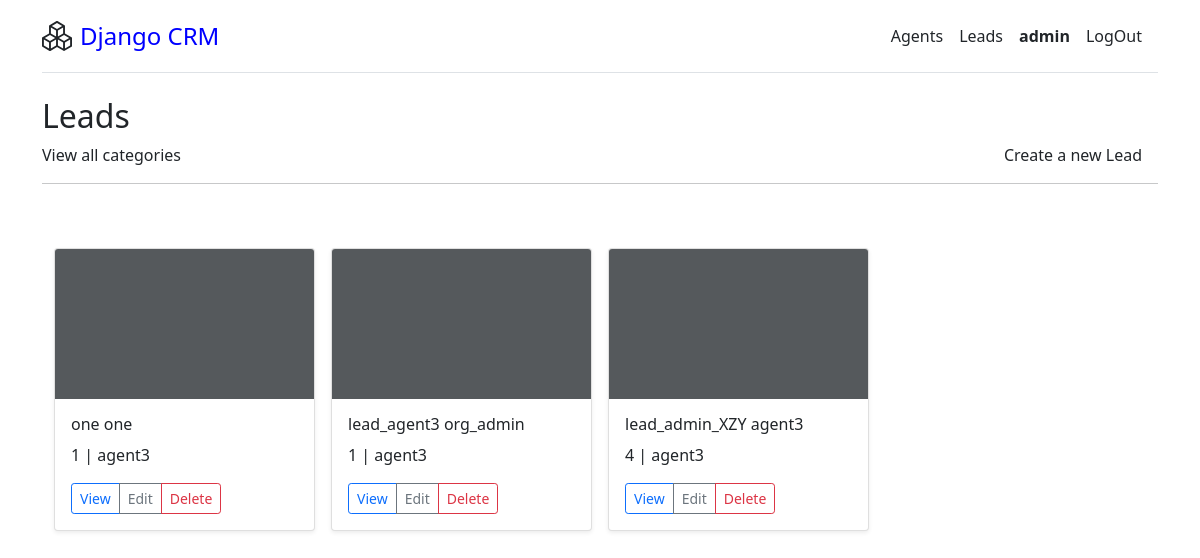
The app's page /leads/retrieve/ (signed in), older data.
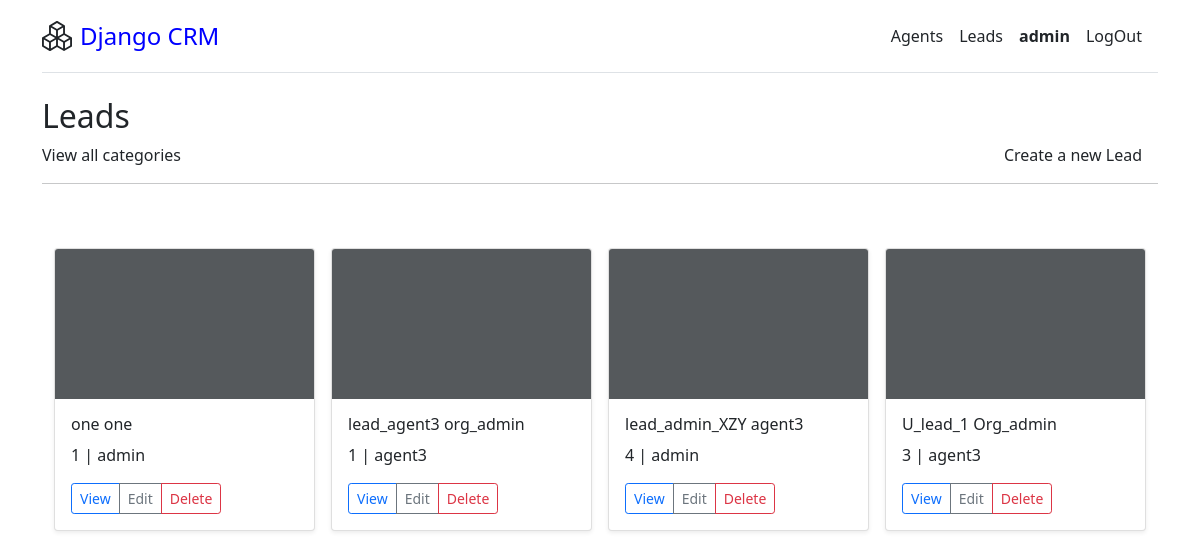
The same page, newer data.
### leads/models.py (models this page shows, shortened)
class Lead(models.Model):
    first_name = models.CharField(max_length=20)
    last_name = models.CharField(max_length=20)
    age = models.PositiveIntegerField()
    organization = models.ForeignKey(UserProfile, on_delete=models.CASCADE)
    agent = models.ForeignKey('Agent',null=True, blank=True, on_delete=models.SET_NULL)
    category = models.ForeignKey('Category', related_name='leads', null=True, blank=True, on_delete=models.SET_NULL)

class Agent(models.Model):
    user = models.OneToOneField(User, on_delete=models.CASCADE)
    organization = models.ForeignKey(UserProfile, on_delete=models.CASCADE)
    def __str__(self):
        return self.user.username

class User(AbstractUser):
    is_organizer = models.BooleanField(default=True)
    is_agent = models.BooleanField(default=False)

### leads/views.py (the view)
# urls.py: path('retrieve/', LeadListView.as_view(), name='retrieve'),
class LeadListView(LoginRequiredMixin, ListView):
    template_name = 'leads/retrieve.html'
    context_object_name = 'lead'
    def get_queryset(self):
        user = self.request.user
        if user.is_organizer:
            queryset = Lead.objects.filter(organization=user.userprofile, agent__isnull=False)
        else:
            queryset = Lead.objects.filter(organization=user.agent.organization, agent__isnull=False)
            queryset = queryset.filter(agent__user=user)
        return queryset

### templates/leads/retrieve.html (shortened to what this page needs)
{% extends 'base.html' %}
{% block content %}
    <div>
        <h2>Leads</h2>
        <div class="row">
            <div class="col-3">
                <a class="me-3 py-2 text-dark text-decoration-none h6" href="{% url 'leads:category_list' %}">View all categories</a>
            </div>
            {% if user.is_organizer %}
            <div class="col-9 text-end">
                <a class="me-3 py-2 text-dark text-decoration-none h6" href="{% url 'leads:create' %}">
                    Create a new Lead
                </a>
            </div>
            {% endif %}
        </div>
        <hr>
        <div class="album py-5">
            <div class="container">
                <div class="row row-cols-1 row-cols-sm-2 row-cols-md-4 g-3">
                    {% for x in lead %}
                    <div class="col">
                    <div class="card shadow-sm">
                        <svg class="bd-placeholder-img card-img-top" width="100%" height="150" xmlns="http://www.w3.org/2000/svg" role="img" aria-label="Placeholder: Thumbnail" preserveAspectRatio="xMidYMid slice" focusable="false"><title>Placeholder</title><rect width="100%" height="100%" fill="#55595c"/></svg>
                        <div class="card-body">
                        <p class="card-text h6">{{x.first_name}} {{x.last_name}}</p>
                        <p>{{x.age}} | {{x.agent}}</p>
                        <div class="d-flex justify-content-between align-items-center">
                            <div class="btn-group">
                                <a class="btn btn-outline-primary btn-sm" href="{% url 'leads:detail' x.id %}">View</a>
                                <a class="btn btn-outline-secondary btn-sm" href="{% url 'leads:edit' x.id %}">Edit</a>
                                <a class="btn btn-outline-danger btn-sm" href="{% url 'leads:delete' x.id %}">Delete</a>
                            </div>
                        </div>
                        </div>
                    </div>
                    </div>
                    {% endfor %}
                </div>
            </div>
        </div>
    </div>
{% endblock %}

Row changes from the older to the newer data that the page shows:
changed Lead "one": agent "agent3" → "admin"
changed Lead "lead_admin_XZY": agent "agent3" → "admin"
added Lead: first_name "U_lead_1", last_name "Org_admin", age "3", agent "agent3"
